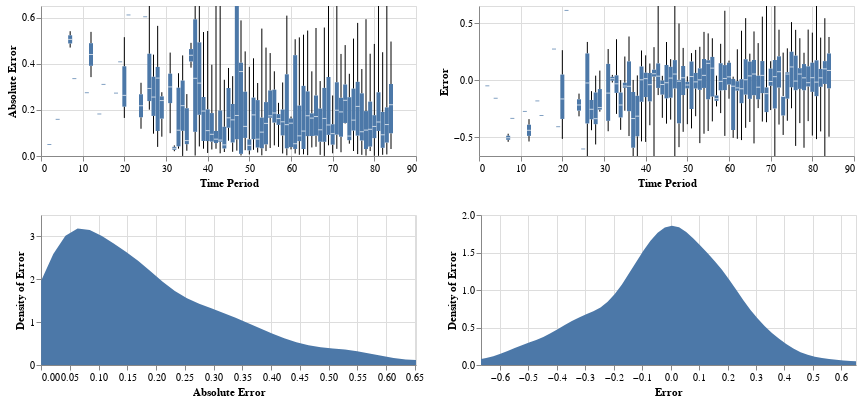

The code cell stored with this chart in its notebook:
### Code cell
plot_index_accuracy(rt_kf_accr, size=4)

### Figure 1 — Vega-Lite specification as saved in the notebook (floating-point values rounded to 4 significant figures; data arrays with more than 128 entries replaced by an {"elided": "..."} marker saying what was removed)
{"$schema": "https://vega.github.io/schema/vega-lite/v5.20.1.json", "config": {"view": {"continuousHeight": 300, "continuousWidth": 300}}, "data": {"name": "data-527f4f1916bce35039e6d3278da19c92"}, "datasets": {"data-527f4f1916bce35039e6d3278da19c92": {"elided": "656 records"}}, "vconcat": [{"hconcat": [{"encoding": {"tooltip": [{"field": "pred_period", "title": "Time Period", "type": "quantitative"}, {"field": "abserror", "format": ".3f", "title": "Absolute Error", "type": "quantitative"}], "x": {"axis": {"tickMinStep": 1}, "field": "pred_period", "scale": {"zero": false}, "title": "Time Period", "type": "quantitative"}, "y": {"field": "abserror", "scale": {"domain": [0, 0.6518]}, "title": "Absolute Error", "type": "quantitative"}}, "height": 150, "mark": {"clip": true, "extent": "min-max", "size": 4, "type": "boxplot"}, "transform": [{"as": "abserror", "calculate": "abs(datum['error'])"}], "width": 375}, {"encoding": {"tooltip": [{"field": "pred_period", "title": "Time Period", "type": "quantitative"}, {"field": "error", "format": ".3f", "title": "Error", "type": "quantitative"}], "x": {"axis": {"tickMinStep": 1}, "field": "pred_period", "scale": {"zero": false}, "title": "Time Period", "type": "quantitative"}, "y": {"field": "error", "scale": {"domain": [-0.6669, 0.6518]}, "title": "Error", "type": "quantitative"}}, "height": 150, "mark": {"clip": true, "extent": "min-max", "size": 4, "type": "boxplot"}, "width": 375}]}, {"hconcat": [{"encoding": {"tooltip": [{"field": "abserror", "format": ".3f", "title": "Absolute Error", "type": "quantitative"}, {"field": "density", "format": ".3f", "title": "Density of Error", "type": "quantitative"}], "x": {"field": "abserror", "scale": {"domain": [0, 0.6518]}, "title": "Absolute Error", "type": "quantitative"}, "y": {"field": "density", "title": "Density of Error", "type": "quantitative"}}, "height": 150, "mark": {"clip": true, "type": "area"}, "transform": [{"as": "abserror", "calculate": "abs(datum['error'])"}, {"as": ["abserror", "density"], "density": "abserror"}], "width": 375}, {"encoding": {"tooltip": [{"field": "error", "format": ".3f", "title": "Error", "type": "quantitative"}, {"field": "density", "format": ".3f", "title": "Density of Error", "type": "quantitative"}], "x": {"field": "error", "scale": {"domain": [-0.6669, 0.6518]}, "title": "Error", "type": "quantitative"}, "y": {"field": "density", "title": "Density of Error", "type": "quantitative"}}, "height": 150, "mark": {"clip": true, "type": "area"}, "transform": [{"as": ["error", "density"], "density": "error"}], "width": 375}]}]}
